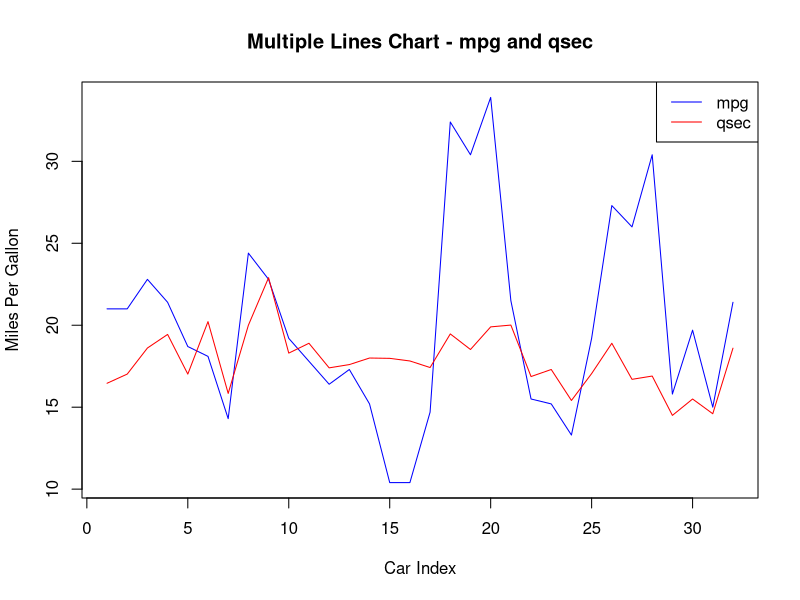

The R source for this figure:
#192210682 Niranjan R
data(mtcars)
plot(mtcars$mpg, type = "l", col = "blue", xlab = "Car Index", ylab = "Miles Per Gallon", main = "Multiple Lines Chart - mpg and qsec")
lines(mtcars$qsec, col = "red")
legend("topright", legend = c("mpg", "qsec"), col = c("blue", "red"), lty = 1)
